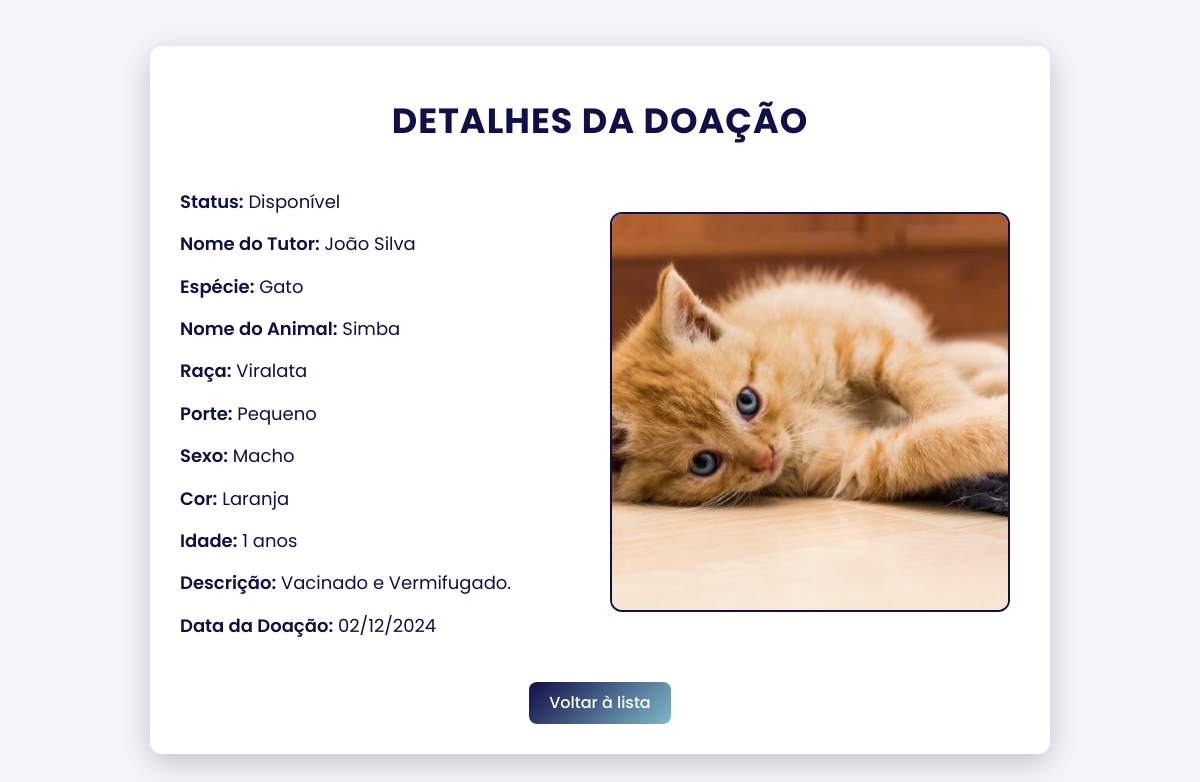
Page /crud/public/visualizar_doacao.php?id=1 on the committed database.
### tables this page shows
CREATE TABLE `doacoes` (
  `id` int(11) NOT NULL,
  `pet_id` int(11) DEFAULT NULL,
  `usuario_id` int(11) DEFAULT NULL,
  `data` date DEFAULT NULL,
  `criado_em` timestamp NOT NULL DEFAULT current_timestamp(),
  `endereco_id` int(11) NOT NULL
);

CREATE TABLE `status` (
  `id` int(11) NOT NULL,
  `nome` varchar(50) NOT NULL
);

CREATE TABLE `usuarios` (
  `id` int(11) NOT NULL,
  `nome` varchar(100) NOT NULL,
  `sobrenome` varchar(100) NOT NULL,
  `cpf` varchar(14) NOT NULL,
  `telefone` varchar(15) NOT NULL,
  `email` varchar(100) NOT NULL,
  `senha` varchar(255) NOT NULL,
  `criado_em` timestamp NOT NULL DEFAULT current_timestamp(),
  `perfil_id` int(11) NOT NULL,
  `data_nascimento` date DEFAULT NULL
);

CREATE TABLE `especie` (
  `id` int(11) NOT NULL,
  `nome` varchar(100) DEFAULT NULL
);

CREATE TABLE `pets` (
  `id` int(11) NOT NULL,
  `nome` varchar(100) NOT NULL,
  `especie_id` int(11) NOT NULL,
  `raca` varchar(100) NOT NULL,
  `porte` varchar(50) NOT NULL,
  `sexo` enum('Macho','Fêmea') NOT NULL,
  `cor` varchar(50) NOT NULL,
  `idade` int(11) NOT NULL,
  `descricao` text DEFAULT NULL,
  `foto` text DEFAULT NULL,
  `criado_em` timestamp NOT NULL DEFAULT current_timestamp(),
  `status_id` int(11) DEFAULT 1
);

CREATE TABLE `fotos` (
  `id` int(11) NOT NULL,
  `nome` varchar(100) NOT NULL,
  `url` varchar(100) NOT NULL,
  `pet_id` int(11) NOT NULL
);

### crud/controllers/PetController.php (called while the page is built, shortened)
<?php
require_once '../models/Pet.php';
class PetController
{
    private $petModel;
    public function __construct($db)
    {
        $this->petModel = new Pet($db);
    }
    public function visualizarDoacao($id)
    {
        $doacao = $this->petModel->visualizarDoacao($id);
        return $doacao;
    }
}
?>

### crud/models/Pet.php (called while the page is built, shortened)
<?php
class Pet
{
    private $conn;
    public function __construct($db)
    {
        $this->conn = $db;
    }
    public function visualizarDoacao($doacao_id)
    {
        $sql = "SELECT d.id AS doacao_id,
                       p.id AS pet_id,
                       p.nome,
                       p.especie_id,
                       p.raca,
                       p.porte,
                       p.sexo,
                       p.cor,
                       p.idade,
                       p.descricao,
                       p.status_id,
                       s.nome AS status_nome,
                       d.data,
                       u.nome AS usuario_nome,
                       u.sobrenome AS usuario_sobrenome,
                       e.nome AS especie_nome,
                       f.url AS foto_url
                FROM doacoes d
                JOIN pets p ON d.pet_id = p.id
                JOIN usuarios u ON d.usuario_id = u.id
                LEFT JOIN fotos f ON p.id = f.pet_id
                LEFT JOIN especie e ON p.especie_id = e.id
                LEFT JOIN status s ON p.status_id = s.id
                WHERE d.id = ?
                LIMIT 1";
        $stmt = $this->conn->prepare($sql);
        $stmt->bind_param("i", $doacao_id);
        $stmt->execute();
        $result = $stmt->get_result();
        if ($result->num_rows > 0) {
            return $result->fetch_assoc();
        } else {
            return null;
        }
    }
}
?>

### crud/public/visualizar_doacao.php (the view, shortened to what this page needs)
<?php
require '../controllers/PetController.php';
$db = (new DataBase())->getConnection();
$petController = new PetController($db);
if (isset($_GET['id'])) {
    $doacao = $petController->visualizarDoacao($_GET['id']);
} else {
    die("ID da doação não fornecido.");
}
?>
<!DOCTYPE html>
<html lang="pt-BR">
<head>
    <link rel="stylesheet" href="https://cdnjs.cloudflare.com/ajax/libs/normalize/8.0.1/normalize.min.css">
    <link rel="stylesheet" href="https://cdnjs.cloudflare.com/ajax/libs/font-awesome/6.5.0/css/all.min.css">
    <link rel="stylesheet" href="../../css/visualizar_doacao.css">
</head>
<body>
    <div class="container">
        <h1>Detalhes da Doação</h1>
        <div class="info-container">
            <div class="text-info">
                <p><strong>Status:</strong> <?= htmlspecialchars($doacao['status_nome']) ?></p>
                <p><strong>Nome do Tutor:</strong>
                    <?= htmlspecialchars($doacao['usuario_nome'] . ' ' . $doacao['usuario_sobrenome']) ?></p>
                <p><strong>Espécie:</strong> <?= htmlspecialchars($doacao['especie_nome']) ?></p>
                <p><strong>Nome do Animal:</strong> <?= htmlspecialchars($doacao['nome']) ?></p>
                <p><strong>Raça:</strong> <?= htmlspecialchars($doacao['raca']) ?></p>
                <p><strong>Porte:</strong> <?= htmlspecialchars($doacao['porte']) ?></p>
                <p><strong>Sexo:</strong> <?= htmlspecialchars($doacao['sexo']) ?></p>
                <p><strong>Cor:</strong> <?= htmlspecialchars($doacao['cor']) ?></p>
                <p><strong>Idade:</strong> <?= htmlspecialchars($doacao['idade']) ?> anos</p>
                <p><strong>Descrição:</strong> <?= htmlspecialchars($doacao['descricao']) ?></p>
                <p><strong>Data da Doação:</strong>
                    <?= (new DateTime($doacao['data']))->format('d/m/Y') ?></p>
            </div>
            <div class="image-info">
                <?php if (!empty($doacao['foto_url'])): ?>
                    <?php
                    $imgSrc = '../../' . $doacao['foto_url'];
                    ?>
                    <img src="<?= htmlspecialchars($imgSrc) ?>" alt="Foto do Pet">
                <?php else: ?>
                    <p>Nenhuma foto disponível.</p>
                <?php endif; ?>
            </div>
        </div>
        <div class="btn-group">
            <a href="../../crud/views/painel_admin.php" class="btn voltar">Voltar à lista</a>
        </div>
    </div>
</body>
</html>

### css/visualizar_doacao.css (style rules this page uses)
* { margin: 0; padding: 0; box-sizing: border-box; font-family: "Poppins", sans-serif; }
body { font-family: "Poppins", sans-serif; background-color: #f4f4f9; color: #100f47; margin: 0; display: flex; justify-content: center; align-items: center; min-height: 100vh; padding: 20px; }
.container { background-color: #ffffff; padding: 30px; border-radius: 12px; box-shadow: 0 8px 30px rgba(0, 0, 0, 0.2); max-width: 900px; width: 100%; margin: 20px auto; overflow: hidden; animation: fadeIn 1s ease-in-out; box-sizing: border-box; word-wrap: break-word; }
h1 { color: #100f47; width: 100%; padding: 15px; text-align: center; font-size: 35px; letter-spacing: 1px; text-transform: uppercase; margin-bottom: 20px; margin-top: 10px; }
p { margin: 10px 0; font-size: 16px; line-height: 1.8; color: #100f47; }
.info-container { display: flex; flex-wrap: wrap; gap: 20px; margin-top: 20px; justify-content: space-between; align-items: center; }
.text-info, .image-info { flex: 1; }
.text-info p { font-size: 18px; color: #100f47; }
.text-info p strong { font-weight: 600; color: #100f47; }
.image-info img { width: 400px; height: 400px; object-fit: cover; border-radius: 12px; border: 2px solid #100f47; transition: transform 0.4s ease, box-shadow 0.4s ease; }
.btn-group { display: flex; justify-content: center; margin-top: 30px; }
.btn-group a { display: inline-block; padding: 12px 20px; background: linear-gradient(135deg, #100f47, #7fb9ca); color: #ffffff; font-size: 16px; font-weight: 500; text-decoration: none; border-radius: 8px; transition: transform 0.3s ease, box-shadow 0.3s ease; text-align: center; }

### rows in the picture
doacoes: status.nome "Disponível", usuario.sobrenome "João Silva", especie.nome "Gato", pet.nome "Simba", pet.raca "Viralata", pet.porte "Pequeno", pet.sexo "Macho", pet.cor "Laranja", pet.idade "1", pet.descricao "Vacinado e Vermifugado.", data "02/12/2024", fotos.url (picture)
